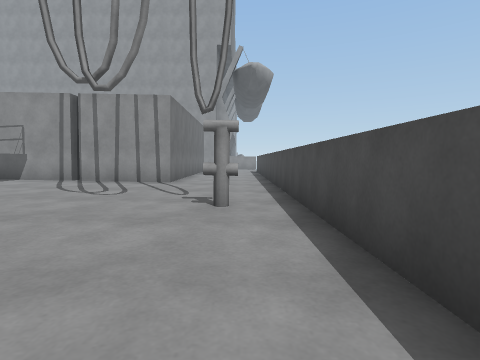
View 1 (above)

20 first-person views from a walk through a Unity game level. The camera is 0.72 m above the floor, tilts 4° down and sees 80° across. The floor is counted in squares, 1 m on a side. Each view is taken from the middle of a square. On the plan, view 1 faces up. The plan holds only what a view shows up to about 10 squares ahead; the rest is blank. The place goes on beyond the plan. The player is left out. Some animated figures are not drawn.

View 2
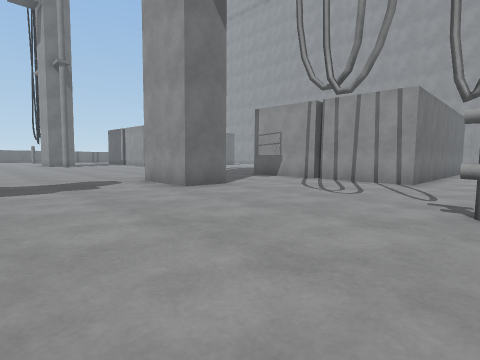

View 3
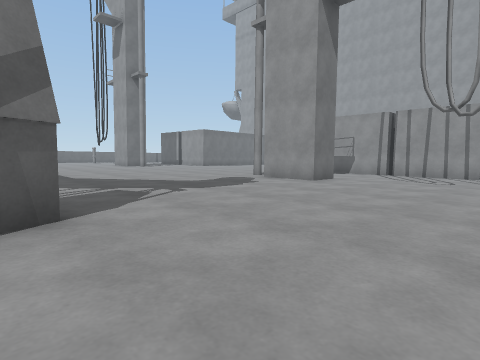

View 4
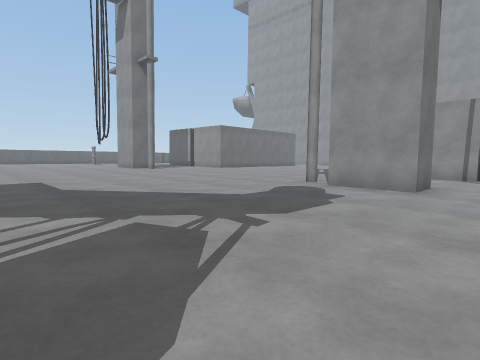

View 5
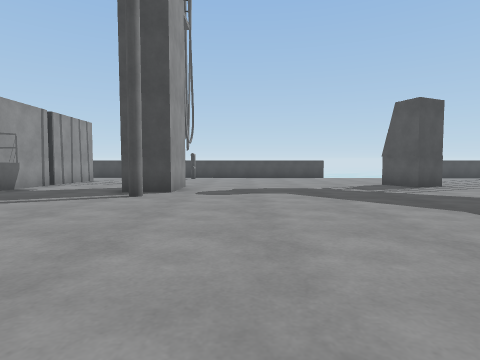

View 6
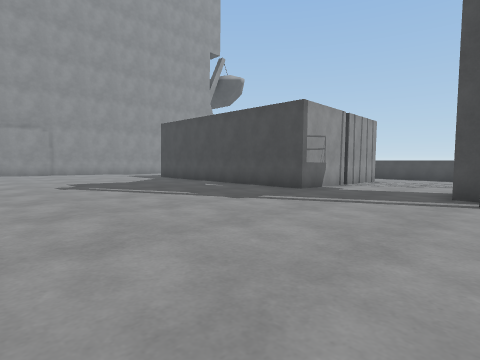

View 7
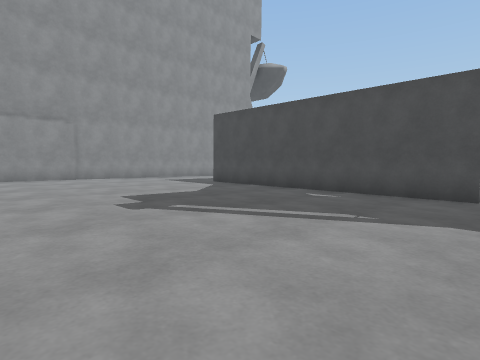

View 8
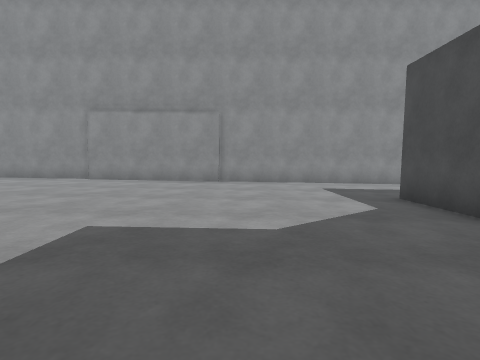

View 9
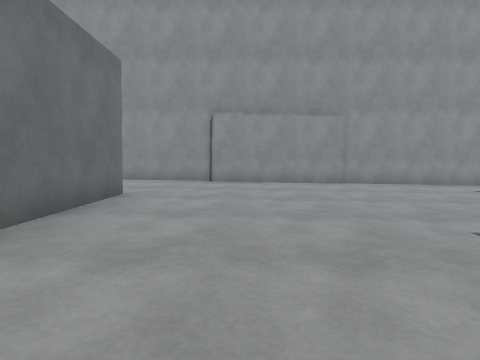

View 10
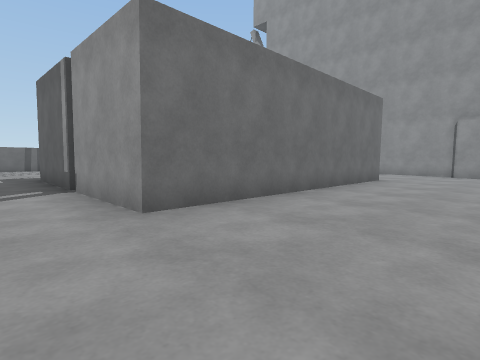

View 11
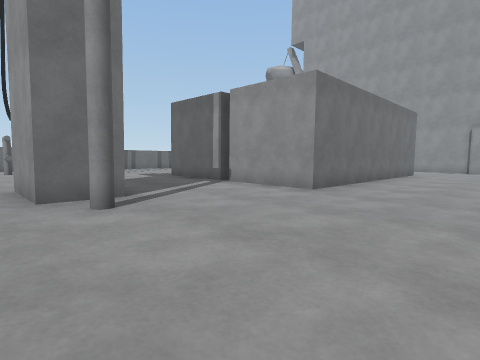

View 12
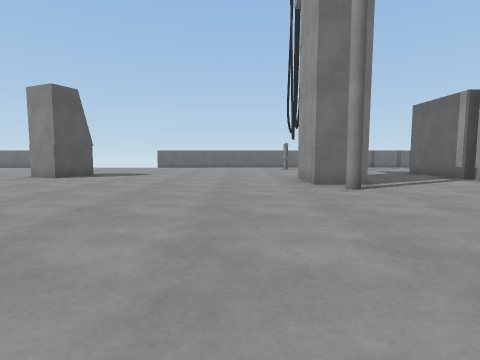

View 13
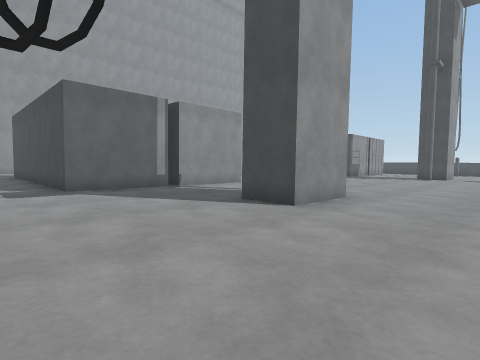

View 14
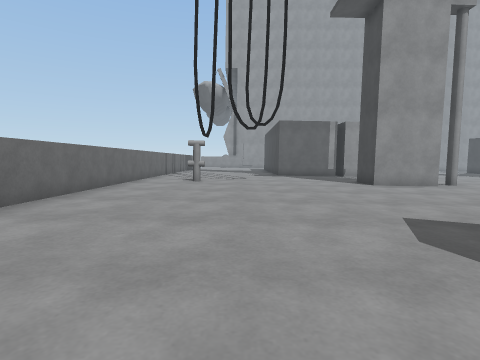

View 15
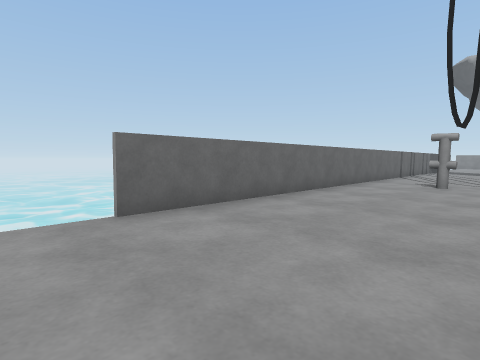

View 16
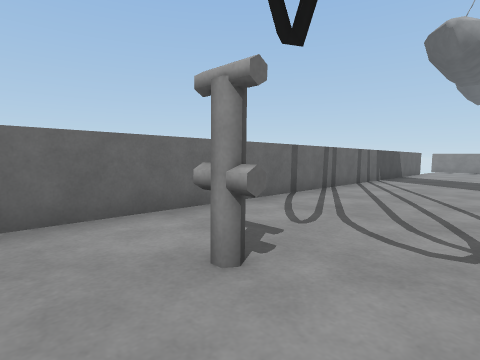

View 17
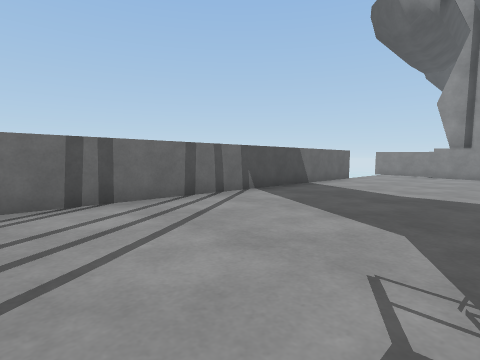

View 18
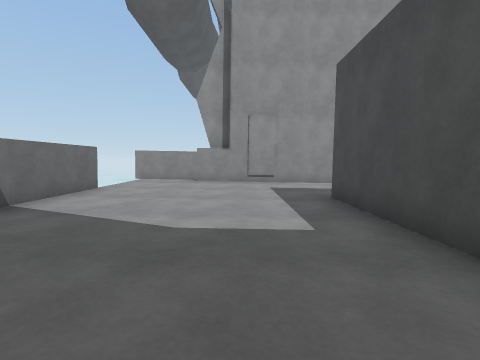

View 19
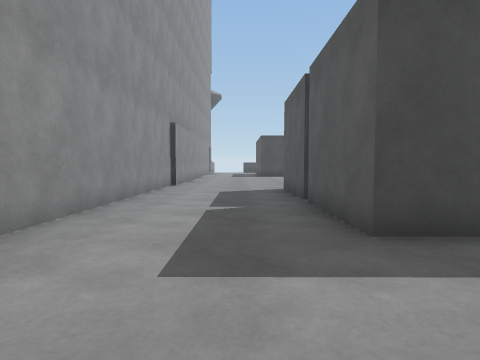

View 20
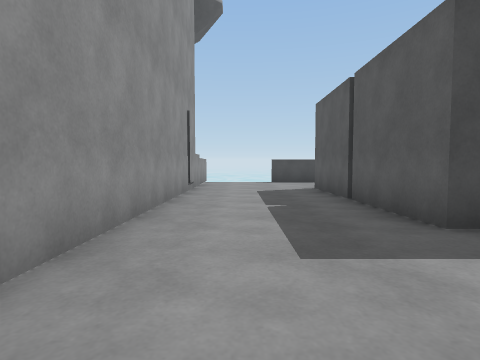

### Floor plan
Key: @ floor where view 1 was taken; # wall or solid block; x gap in a wall; . main floor; : floor 0.05 m higher than the main floor; - floor 0.05 m lower than the main floor; + floor 0.1 m higher than the main floor; _ floor 0.1 m lower than the main floor; * floor 0.15 m higher than the main floor; < floor 0.15 m lower than the main floor; % floor 0.2 m higher than the main floor; ( floor 0.2 m lower than the main floor; ! floor 0.25 m lower than the main floor; ? floor 0.3 m lower than the main floor.
Columns run from 29 left of view 1 to 1 right of it. Each row starts with its distance up from view 1.
 21  ############################
 20  %%%**+++::....---___<<((((!!
 19  %%%**+++::....---___<<((((!!
 18  %%%**+++::....---__<<<((((!!
 17 #%%%**+++::....---__<<<((((!!
 16 #%%%**######...--___<#######
 15 #%%%**#    #...--___<#
 14 #%%%**#    #...--___<#
 13 #%%%**#    #...--___<#
 12 #%%%**#    #...--___<#     #!
 11 #%%***#    #...--___<#     #!
 10 #%%***#    #...--___<#     #!?#
  9 #%%***######...--___<#######!?#
  8 #%%***++:::....--___<<((((!!!?#
  7 #%%***++:::....--___<<((((!!??#
  6 #%%**+++:::....--___<<((((!!??#
  5 #%%**+++###....--___<<##((!!??#
  4 #%%#*+++####...--___<<##((!!??#
  3 #%%**+++::....---___<<((((!!??#
  2 #%%**+++::....---___<<((((!!??#
  1 #%%**+++::....---___<<((((!!??#
  0 #%%**+++::....---__<<<((((!!?@
 -1 #%%**+++::....---__<<<((((!!?
 -2 #%%**+++::....---__<<<((((!!?
 -3  %%**+++::..        <<((((!!?
 -4  %%**+ ##:.          <((#(!!?
 -5     *  x::            ((x

Where each view was taken, in squares from view 1:
view 1: 0 up, 0 right, facing up
view 2: 0 up, 0 right, facing up-left
view 3: 4 down, 1 left, facing up-left
view 4: 3 down, 4 left, facing up-left
view 5: 2 up, 15 left, facing right
view 6: 4 up, 15 left, facing up-right
view 7: 8 up, 15 left, facing up-right
view 8: 11 up, 11 left, facing up
view 9: 11 up, 15 left, facing up
view 10: 7 up, 14 left, facing up-left
view 11: 3 up, 14 left, facing up-left
view 12: 2 up, 12 left, facing left
view 13: 1 up, 25 left, facing up-right
view 14: 5 down, 25 left, facing up
view 15: 4 down, 25 left, facing up-left
view 16: 3 up, 25 left, facing up-left
view 17: 8 up, 24 left, facing up-left
view 18: 11 up, 25 left, facing up
view 19: 18 up, 26 left, facing right
view 20: 19 up, 11 left, facing right
